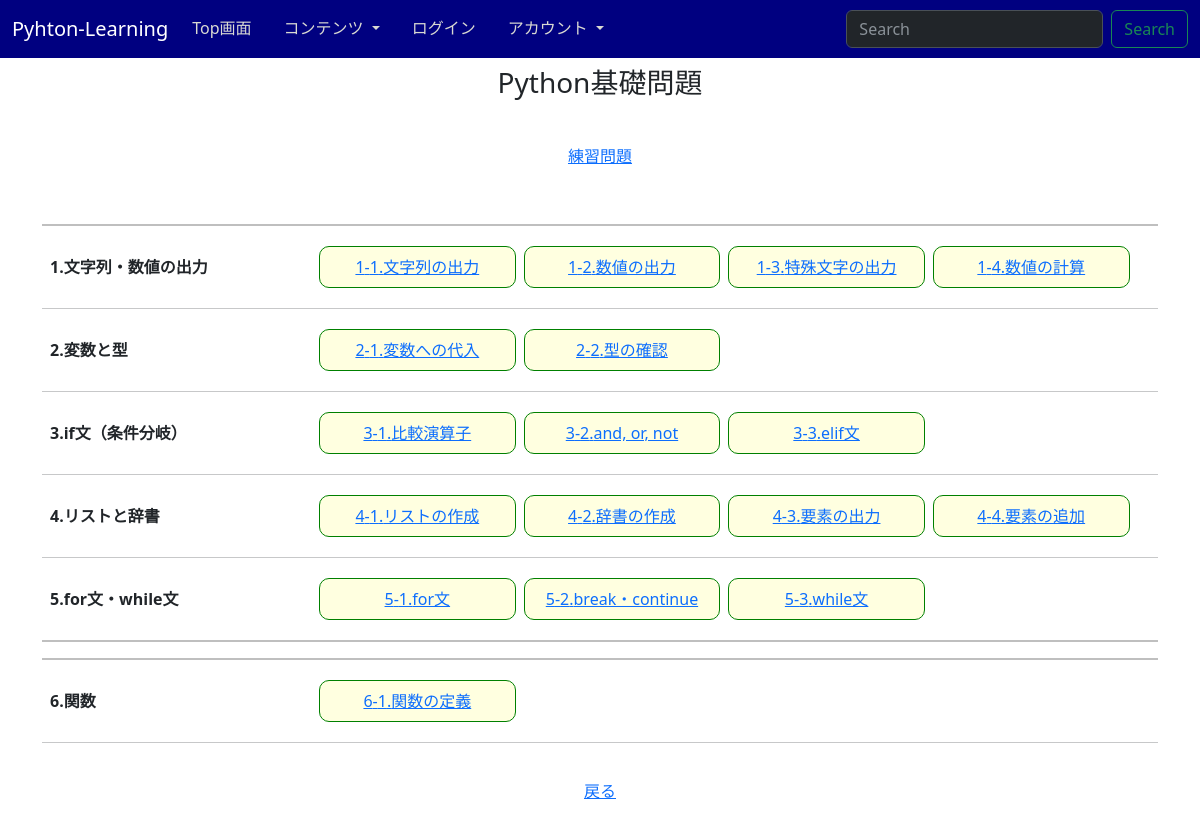
Screenshot of /questions with the database file from the repository.
### pythonL/models.py (models this page shows, shortened)
class Basis(models.Model):
    title = models.CharField(max_length=60,verbose_name="問題内容")
    unit = models.PositiveIntegerField(verbose_name="大区分")
    section = models.PositiveSmallIntegerField(verbose_name="小区分")
    category = models.SmallIntegerField(verbose_name="分類")
    level = models.PositiveSmallIntegerField(verbose_name="難易度")
    question = models.TextField(verbose_name="問題文")
    pre_code = models.TextField(blank=True, verbose_name="指定入力（前）")
    pre_visual = models.TextField(blank=True, verbose_name="入力視像（前）")
    post_code = models.TextField(blank=True, verbose_name="指定入力（後）")
    post_visual = models.TextField(blank=True, verbose_name="入力視像（後）")
    i_range = models.TextField(blank=True, verbose_name="範囲[]/gvc/")
    role_code = models.TextField(blank=True, verbose_name="演算コード")
    q_data = models.TextField(blank=True, verbose_name="出題データ/nct/")
    c_output = models.TextField(blank=True, verbose_name="範囲の範囲/要求出力/nct/")
    e_answer = models.TextField(blank=True, verbose_name="解答例/nct/")
    explanation = models.TextField(blank=True, verbose_name="解説")
    q_key = models.BooleanField(verbose_name="フィルター用", default=False)
    major_h = models.CharField(blank=True, max_length=20, verbose_name="問題グループ")#q_keyがTrueの時のみ
    minor_h = models.CharField(blank=True, max_length=20, verbose_name="問題名")#q_keyがTrueの時のみ

### pythonL/views.py (the view)
# urls.py: path('questions', views.questions, name='questions'),
def questions(request):
    un_last = Basis.objects.order_by('unit').last().unit
    unit_list = [Basis.objects.filter(unit = i+1, q_key = True).order_by('section') for i in range(un_last)]
    units ={}
    for i in range(un_last):
        units[unit_list[i].first().major_h] = unit_list[i]
    multiple5 = [ 5 * x for x in range(1,11) ]
    params = {"units": units, "un_last": un_last, "multiple5": multiple5}
    return render(request, 'pythonL/questions.html', params)

### templates/pythonL/questions.html (shortened to what this page needs)
{% extends 'pythonL/base.html' %}
{% block content %}
<div class="p-2"><h3><p class="text-center">Python基礎問題</p></h3></div>
<div style="height: 20px;"></div>
<div class="container-lg text-center">
    <div class="row">
        <div class="col-2"></div>
        <div class="col-8">
            <a href="{% url 'pythonL:practice' %}">練習問題</a>
        </div>
        <div class="col-2"></div>
    </div>
    <div style="height: 40px;"></div>
    <hr style="border: black solid 1px;">
    {% for key, value in units.items %}
    <div class="row align-items-center">
        <div class="col-xl-3 text-start"><div class="p-2"><b>{{ forloop.counter }}.{{ key }}</b></div>
    </div>
    <div class="col-xl-9">
        <div class="row">
        {% for question in value %}
        <div class="col-3 m-1" style="width: 23%; background-color: lightyellow; border: green solid 1px; border-radius: 10px;">
            <div class="pt-2 pb-2">
            <a href="{% url 'pythonL:drill' question.unit question.section %}">{{ question.unit }}-{{ question.section }}.{{ question.minor_h }}</a>
            </div>
        </div>
        {% endfor %}
        </div>
        </div>
    </div>
    {% if forloop.counter in multiple5 %}
    <hr style="border: black solid 1px;">
    <hr style="border: black solid 1px;">
    {% else %}
    <hr>
    {% endif %}
    {% endfor %}
    <div style="height: 20px;"></div>
    <div class="text-center"><a href="{% url 'pythonL:index' %}">戻る</a></div>
    <div style="height: 20px;"></div>
</div>
{% endblock content %}

### static/css/overwright.css (style rules this page uses)
.x_body { background-color: white; }

### rows the page displays
Basis: units "文字列・数値の出力", unit "1", section "1", minor_h "文字列の出力"
Basis: unit "1", section "2", minor_h "数値の出力"
Basis: unit "1", section "3", minor_h "特殊文字の出力"
Basis: unit "1", section "4", minor_h "数値の計算"
Basis: units "変数と型", unit "2", section "1", minor_h "変数への代入"
Basis: unit "2", section "2", minor_h "型の確認"
Basis: units "if文（条件分岐）", unit "3", section "1", minor_h "比較演算子"
Basis: unit "3", section "2", minor_h "and, or, not"
Basis: unit "3", section "3", minor_h "elif文"
Basis: units "リストと辞書", unit "4", section "1", minor_h "リストの作成"
Basis: unit "4", section "2", minor_h "辞書の作成"
Basis: unit "4", section "3", minor_h "要素の出力"
Basis: unit "4", section "4", minor_h "要素の追加"
Basis: units "for文・while文", unit "5", section "1", minor_h "for文"
Basis: unit "5", section "2", minor_h "break・continue"
Basis: unit "5", section "3", minor_h "while文"
Basis: units "関数", unit "6", section "1", minor_h "関数の定義"
